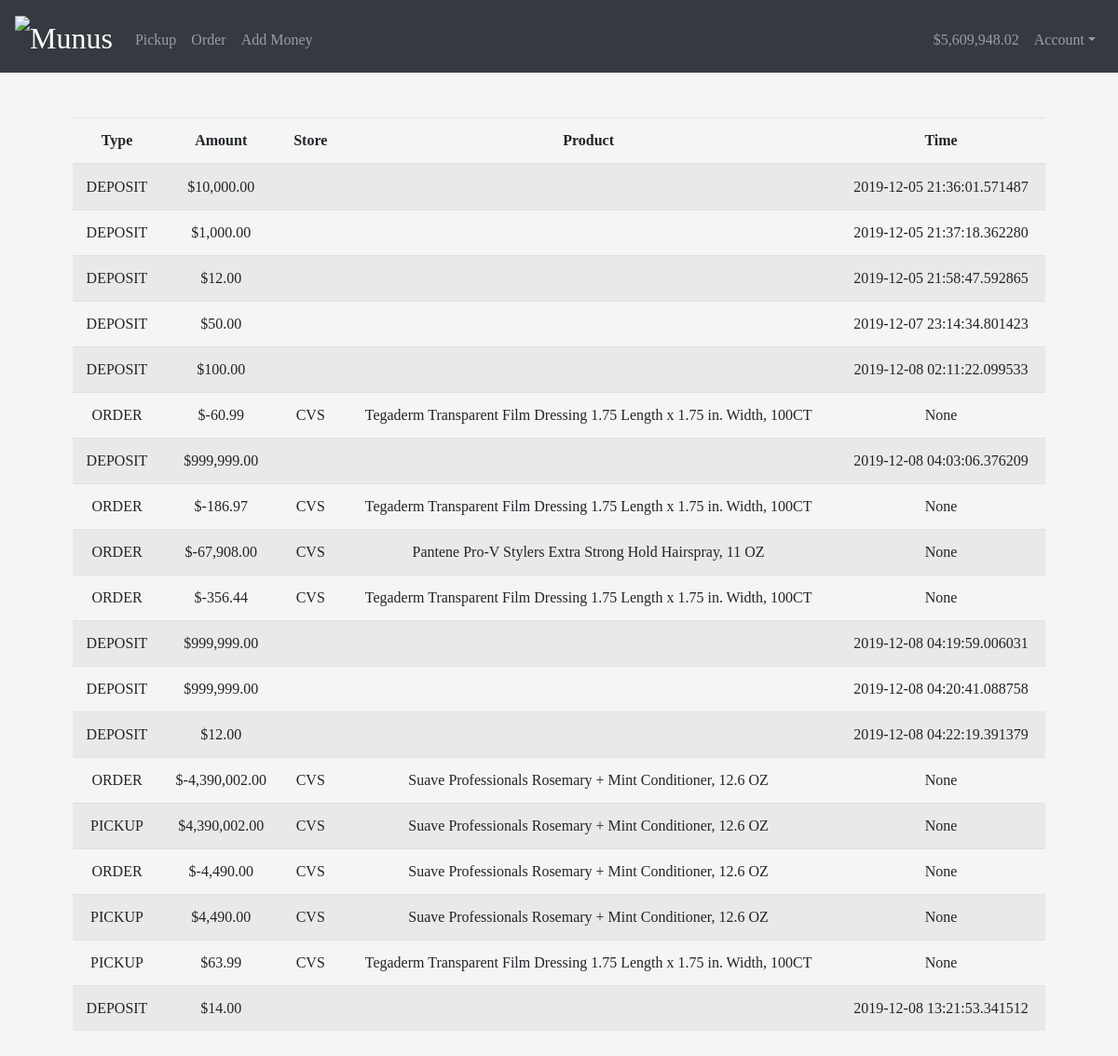
Screenshot of /history (signed in) with the database file from the repository.
### tables this page shows
CREATE TABLE history(user_id INTEGER, type TEXT, product_id INTEGER, amount INTEGER, timestamp TIME);

CREATE TABLE products(store varchar(255), name varchar(255), price int, id INTEGER, UNIQUE (name));

### app.py (the view)
@app.route("/history")
@login_required
def history():
    statement = "SELECT type, product_id, amount, timestamp FROM history WHERE user_id={0}".format(session["user_id"])
    rows = db.execute(statement).fetchall()
    returns = []
    for row in rows:
        ret = [] # type, amt, store, productname
        ret.append(row[0].upper())
        ret.append('$'+format(row[2], ',.2f'))
        if row[0] not in ['deposit', 'withdrawal']:
            statement = "SELECT store FROM products WHERE id = {0}".format(row[1])
            ret.append(db.execute(statement).fetchone()[0])
            statement = "SELECT name FROM products WHERE id = {0}".format(row[1])
            ret.append(db.execute(statement).fetchone()[0])
        else:
            ret.append('')
            ret.append('')
        ret.append(row[3])
        returns.append(ret)
    if len(returns) == 0:
        return render_template("history.html", rows = 0, balance = session['balance'])
    return render_template("history.html", rows=returns, balance=session['balance'])

### app.py (called while the page is built)
@app.after_request
def after_request(response):
    response.headers["Cache-Control"] = "no-cache, no-store, must-revalidate"
    response.headers["Expires"] = 0
    response.headers["Pragma"] = "no-cache"
    return response

### helpers.py (called while the page is built)
def login_required(f):
    @wraps(f)
    def decorated_function(*args, **kwargs):
        if session.get("user_id") is None:
            return redirect("/login")
        return f(*args, **kwargs)
    return decorated_function

### templates/history.html (shortened to what this page needs)
{% extends "layout.html" %}
{% block main %}
{% if rows != 0 %}
      <table class="table table-striped">
          <thead>
              <tr>
                  <b><th>Type</th></b>
                  <th>Amount</th>
                  <th>Store</th>
                  <th>Product</th>
                  <th>Time</th>
              </tr>
          </thead>
          <tbody>
              {% for row in rows %}
                  <tr>
                      <td>{{row[0]}}</td>
                      <td>{{row[1]}}</td>
                      <td>{{row[2]}}</td>
                      <td>{{row[3]}}</td>
                      <td>{{row[4]}}</td>
                  </tr>
              {% endfor %}
          </tbody>
      </table>
  {% else %}
      <h3>No transaction history yet</h3>
      <h4><a href = '/order'>Let's get some orders in!</a></h4>
  {% endif %}
{% endblock %}

### templates/layout.html (shortened to what this page needs)
<!DOCTYPE html>
<html lang="en">
    <head>
        <link rel="stylesheet" href="https://stackpath.bootstrapcdn.com/bootstrap/4.4.1/css/bootstrap.min.css">
        <link href="/static/styles.css" rel="stylesheet">
    </head>
    <body>
      <nav class="navbar navbar-expand-md navbar-dark bg-dark">
            <a class="navbar-brand" href="/">
                <img src="https://cdn1.imggmi.com/uploads/2019/12/7/351dc8edb47819b2d77ef6ec8c91dc79-full.png" alt="Munus" width="111" height="30">
            </a>
            <div class="collapse navbar-collapse" id="navbar">
                {% if session.user_id %}
                    <ul class="navbar-nav mr-auto mt-2">
                        <li class="nav-item"><a class="nav-link" href="/pickup">Pickup</a></li>
                        <li class="nav-item"><a class="nav-link" href="/catalogue">Order</a></li>
                        <li class="nav-item"><a class="nav-link" href="/add">Add Money</a></li>
                    </ul>
                    <ul class="navbar-nav ml-auto mt-2">
                        <li class="nav-item"><a class="nav-link" href="/add">{{balance}}</a></li>
                        <li class="nav-item dropdown">
                          <a class="nav-link dropdown-toggle" href="/" id="navbarDropdown" role="button" data-toggle="dropdown" aria-haspopup="true" aria-expanded="false">
                            Account</a>
                        </li>
                    </ul>
                {% else %}
                    <ul class="navbar-nav ml-auto mt-2">
                        <li class="nav-item"><a class="nav-link" href="/register">Register</a></li>
                        <li class="nav-item"><a class="nav-link" href="/login">Log In</a></li>
                    </ul>
                {% endif %}
            </div>
        </nav>
        <main class="container p-5">
            {% block main %}{% endblock %}
        </main>
    </body>
</html>

### static/styles.css (style rules this page uses)
body { background-color: whitesmoke; font-family: "Georgia", Times, serif; }
nav .navbar-brand { font-size: xx-large; }
main { overflow-x: auto; text-align: center; }

### rows the page displays
history: type "DEPOSIT", amount "$10,000.00", timestamp "2019-12-05 21:36:01.571487"
history: type "DEPOSIT", amount "$1,000.00", timestamp "2019-12-05 21:37:18.362280"
history: type "DEPOSIT", amount "$12.00", timestamp "2019-12-05 21:58:47.592865"
history: type "DEPOSIT", amount "$50.00", timestamp "2019-12-07 23:14:34.801423"
history: type "DEPOSIT", amount "$100.00", timestamp "2019-12-08 02:11:22.099533"
products: store "CVS" "CVS" "CVS" "CVS", name "Tegaderm Transparent Film Dressing 1.75 Length x 1.75 in. Width, 100CT" "Tegaderm Transparent Film Dressing 1.75 Length x 1.75 in. Width, 100CT" "Tegaderm Transparent Film Dressing 1.75 Length x 1.75 in. Width, 100CT" "Tegaderm Transparent Film Dressing 1.75 Length x 1.75 in. Width, 100CT"
history: type "DEPOSIT", amount "$999,999.00", timestamp "2019-12-08 04:03:06.376209"
products: store "CVS", name "Pantene Pro-V Stylers Extra Strong Hold Hairspray, 11 OZ"
history: type "DEPOSIT", amount "$999,999.00", timestamp "2019-12-08 04:19:59.006031"
history: type "DEPOSIT", amount "$999,999.00", timestamp "2019-12-08 04:20:41.088758"
history: type "DEPOSIT", amount "$12.00", timestamp "2019-12-08 04:22:19.391379"
products: store "CVS" "CVS" "CVS" "CVS", name "Suave Professionals Rosemary + Mint Conditioner, 12.6 OZ" "Suave Professionals Rosemary + Mint Conditioner, 12.6 OZ" "Suave Professionals Rosemary + Mint Conditioner, 12.6 OZ" "Suave Professionals Rosemary + Mint Conditioner, 12.6 OZ"
history: type "DEPOSIT", amount "$14.00", timestamp "2019-12-08 13:21:53.341512"

### other values shown
{{ balance }} "$5,609,948.02"
{{ row[0] }} "ORDER" "ORDER" "ORDER" "ORDER" "ORDER" "PICKUP" "ORDER" "PICKUP" "PICKUP"
{{ row[1] }} "$-60.99" "$-186.97" "$-67,908.00" "$-356.44" "$-4,390,002.00" "$4,390,002.00" "$-4,490.00" "$4,490.00" "$63.99"
{{ row[4] }} "None" "None" "None" "None" "None" "None" "None" "None" "None"
